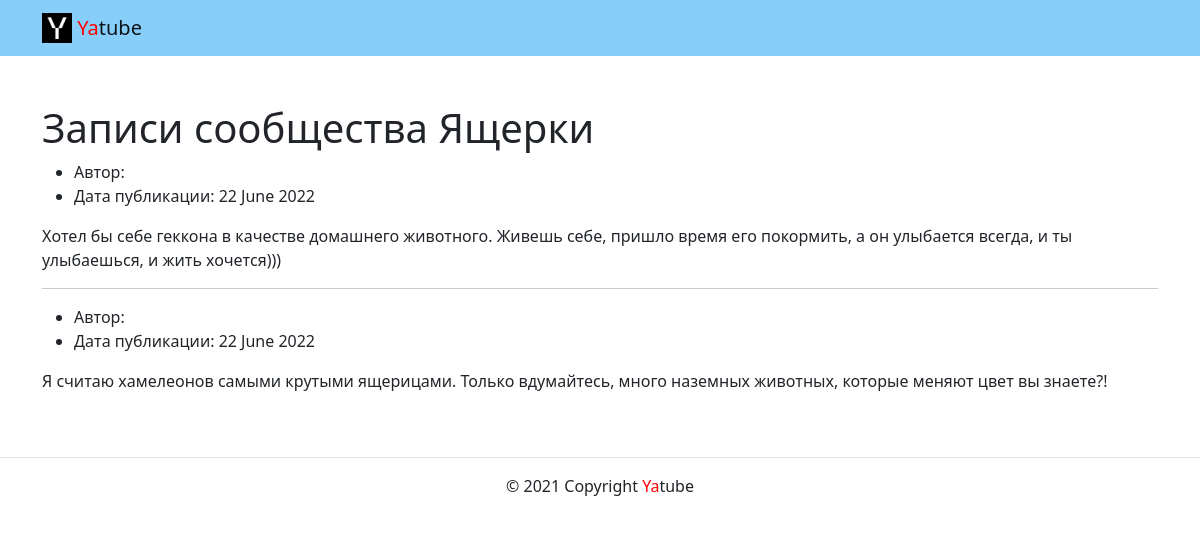
Page /group/lizard/ on the committed database.
### posts/models.py (models this page shows)
class Group(models.Model):
    title = models.CharField(max_length=200)
    slug = models.SlugField(max_length=100, unique=True)
    description = models.TextField()
    def __str__(self):
        return self.title

class Post(models.Model):
    text = models.TextField()
    pub_date = models.DateTimeField(auto_now_add=True)
    author = models.ForeignKey(
        User,
        on_delete=models.CASCADE,
        related_name='posts'
    )
    group = models.ForeignKey(
        Group,
        blank=True,
        null=True,
        on_delete=models.SET_NULL,
        related_name='posts'
    )
    class Meta:
        ordering = ['-pub_date']

### posts/views.py (the view)
# urls.py: path('group/<slug:slug>/', views.group_posts, name='group_list'),
def group_posts(request, slug):
    template = 'posts/group_list.html'
    group = get_object_or_404(Group, slug=slug)
    posts = Post.objects.filter(group=group)[:POSTS_LIMIT]
    context = {
        'slug': slug,
        'group': group,
        'posts': posts,
    }
    return render(request, template, context)

### templates/posts/group_list.html (shortened to what this page needs)
<!DOCTYPE html>
{% extends 'base.html' %}
{% block content %}
  <div class="container py-5">
    <h1>Записи сообщества {{ group }}</h1>
    {% for post in posts %}
    {% include 'includes/post.html' %}
      {% if not forloop.last %}<hr>{% endif %}
    {% endfor %}
  </div>
{% endblock %}

### templates/includes/post.html
<!DOCTYPE html>
<article>
  <ul>
    <li>
      Автор: {{ post.author.get_full_name }}
    </li>
    <li>
      Дата публикации: {{ post.pub_date|date:"d E Y" }}
    </li>
  </ul>
  <p>{{ post.text }}</p>
</article>

### rows in the picture
Group: title "Ящерки"
Post: pub_date "22 June 2022", text "Хотел бы себе геккона в качестве домашнего животного. Живешь себе, пришло время его покормить, а он улыбается всегда, и ты улыбаешься, и жить хочется)))"
Post: pub_date "22 June 2022", text "Я считаю хамелеонов самыми крутыми ящерицами. Только вдумайтесь, много наземных животных, которые меняют цвет вы знаете?!"
